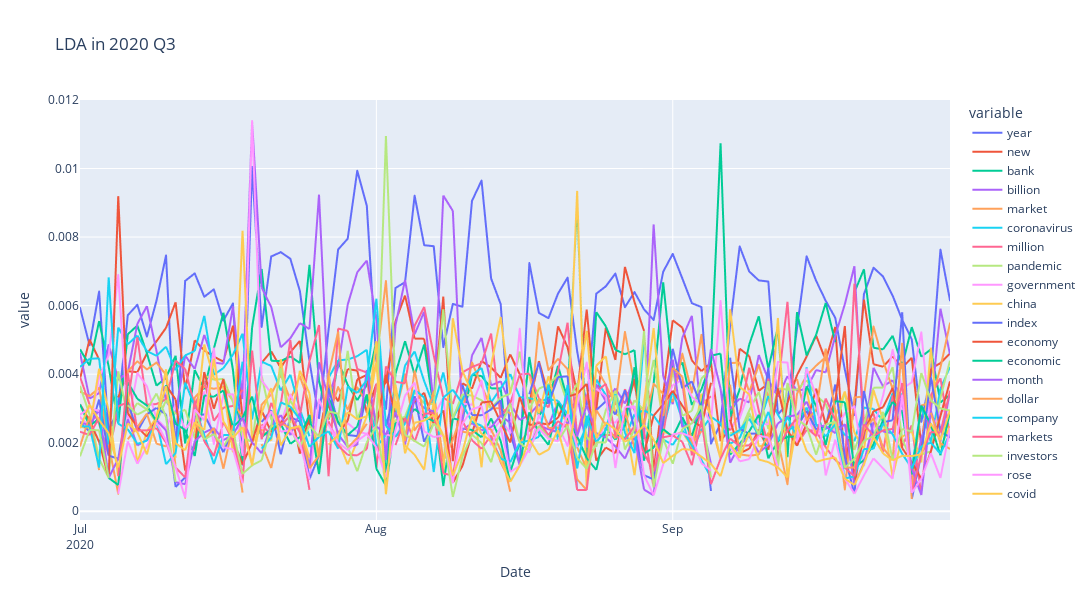

The notebook cell this image was saved under:
### Code cell
lda_daily = dict()
daily_lda_words = list()
for col in lda_time_series.columns:
    lda_daily[col] = lda_time_series[col]
    if col != "Date":
        daily_lda_words.append(col)

fig = px.line(lda_daily, x="Date", y=daily_lda_words,
              hover_data={"Date": "|%B %d, %Y"},
              title="LDA in 2020 Q3", width=1400, height=600)
fig.update_xaxes(
    dtick="M1",
    tickformat="%b\n%Y")
fig.show()
